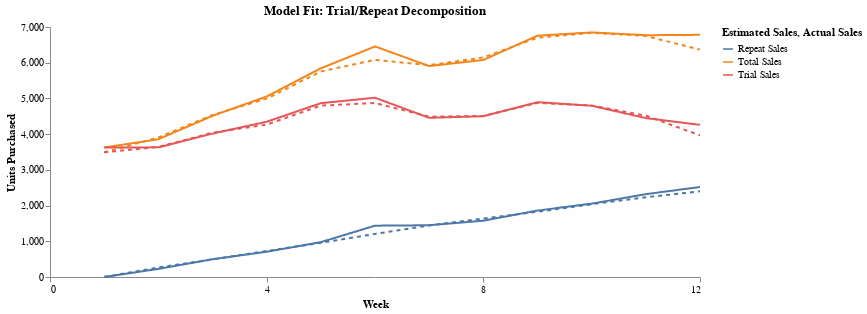

The code cell stored with this chart in its notebook:
### Code cell
e_total_sales = e_weekly_sales[:12]
e_trial_sales = mean_weekly_unit_purchases.diagonal() * incr_triers
e_repeat_sales = e_total_sales - e_trial_sales

e_weekly_sales_df = pl.DataFrame({'Week': trial_weeks, 
                               'Total Sales': e_total_sales, 
                               'Trial Sales': e_trial_sales, 
                               'Repeat Sales': e_repeat_sales})

e_weekly_sales_df = e_weekly_sales_df.unpivot(index='Week', on=['Total Sales', 'Trial Sales', 'Repeat Sales'], variable_name='Estimated Sales', value_name='Sales')

weekly_sales_df = (
    CDNOW_master
    .with_columns(((pl.col('PurchDay') - 1) // 7 + 1).alias('Week'))  
    .group_by('Week')
    .agg(pl.col('Quant').sum().alias('Total Sales'))
    .sort('Week')
    .filter(pl.col('Week') <= 12)
    .join(other=weeklytrierquant, on='Week', how='left')
    .with_columns((pl.col('Total Sales') - pl.col('Triers Quant')).alias('Repeat Sales'))
    .rename({'Triers Quant': 'Trial Sales'})
)

weekly_sales_df = weekly_sales_df.unpivot(index='Week', on=['Total Sales', 'Trial Sales', 'Repeat Sales'], variable_name='Actual Sales', value_name='Sales')

forecasted_chart = (
    ChartTemp(e_weekly_sales_df)
    .line_encode(y_col='Sales', y_title='Units Purchased',  color='Estimated Sales:N', x_range=12, dash=[4,4])
)

actual_chart = (
    ChartTemp(weekly_sales_df.collect())
    .line_encode(y_col='Sales', y_title='Units Purchased',  color='Actual Sales:N', x_range=12)
)

chart = forecasted_chart + actual_chart

layered_line_prop(chart=chart, title="Model Fit: Trial/Repeat Decomposition")

### Figure 1 — Vega-Lite specification as saved in the notebook (floating-point values rounded to 4 significant figures)
{"$schema": "https://vega.github.io/schema/vega-lite/v5.20.1.json", "config": {"axisX": {"grid": false}, "axisY": {"grid": false}, "view": {"continuousHeight": 300, "continuousWidth": 300, "stroke": null}}, "datasets": {"data-1582f701f20e8e83906b4221087dd442": [{"Estimated Sales": "Total Sales", "Sales": 3491.0, "Week": 1}, {"Estimated Sales": "Total Sales", "Sales": 3908.0, "Week": 2}, {"Estimated Sales": "Total Sales", "Sales": 4536.0, "Week": 3}, {"Estimated Sales": "Total Sales", "Sales": 4995.0, "Week": 4}, {"Estimated Sales": "Total Sales", "Sales": 5755.0, "Week": 5}, {"Estimated Sales": "Total Sales", "Sales": 6079.0, "Week": 6}, {"Estimated Sales": "Total Sales", "Sales": 5932.0, "Week": 7}, {"Estimated Sales": "Total Sales", "Sales": 6147.0, "Week": 8}, {"Estimated Sales": "Total Sales", "Sales": 6700.0, "Week": 9}, {"Estimated Sales": "Total Sales", "Sales": 6838.0, "Week": 10}, {"Estimated Sales": "Total Sales", "Sales": 6749.0, "Week": 11}, {"Estimated Sales": "Total Sales", "Sales": 6366.0, "Week": 12}, {"Estimated Sales": "Trial Sales", "Sales": 3491.0, "Week": 1}, {"Estimated Sales": "Trial Sales", "Sales": 3641.0, "Week": 2}, {"Estimated Sales": "Trial Sales", "Sales": 4041.0, "Week": 3}, {"Estimated Sales": "Trial Sales", "Sales": 4267.0, "Week": 4}, {"Estimated Sales": "Trial Sales", "Sales": 4799.0, "Week": 5}, {"Estimated Sales": "Trial Sales", "Sales": 4872.0, "Week": 6}, {"Estimated Sales": "Trial Sales", "Sales": 4489.0, "Week": 7}, {"Estimated Sales": "Trial Sales", "Sales": 4511.0, "Week": 8}, {"Estimated Sales": "Trial Sales", "Sales": 4875.0, "Week": 9}, {"Estimated Sales": "Trial Sales", "Sales": 4801.0, "Week": 10}, {"Estimated Sales": "Trial Sales", "Sales": 4517.0, "Week": 11}, {"Estimated Sales": "Trial Sales", "Sales": 3967.0, "Week": 12}, {"Estimated Sales": "Repeat Sales", "Sales": 0, "Week": 1}, {"Estimated Sales": "Repeat Sales", "Sales": 266.1, "Week": 2}, {"Estimated Sales": "Repeat Sales", "Sales": 495.0, "Week": 3}, {"Estimated Sales": "Repeat Sales", "Sales": 727.9, "Week": 4}, {"Estimated Sales": "Repeat Sales", "Sales": 956.0, "Week": 5}, {"Estimated Sales": "Repeat Sales", "Sales": 1207.0, "Week": 6}, {"Estimated Sales": "Repeat Sales", "Sales": 1443.0, "Week": 7}, {"Estimated Sales": "Repeat Sales", "Sales": 1636.0, "Week": 8}, {"Estimated Sales": "Repeat Sales", "Sales": 1826.0, "Week": 9}, {"Estimated Sales": "Repeat Sales", "Sales": 2037.0, "Week": 10}, {"Estimated Sales": "Repeat Sales", "Sales": 2232.0, "Week": 11}, {"Estimated Sales": "Repeat Sales", "Sales": 2398.0, "Week": 12}], "data-1b1a69d25392ff50073fe6b520106f43": [{"Actual Sales": "Total Sales", "Sales": 3627, "Week": 1}, {"Actual Sales": "Total Sales", "Sales": 3857, "Week": 2}, {"Actual Sales": "Total Sales", "Sales": 4512, "Week": 3}, {"Actual Sales": "Total Sales", "Sales": 5054, "Week": 4}, {"Actual Sales": "Total Sales", "Sales": 5843, "Week": 5}, {"Actual Sales": "Total Sales", "Sales": 6456, "Week": 6}, {"Actual Sales": "Total Sales", "Sales": 5906, "Week": 7}, {"Actual Sales": "Total Sales", "Sales": 6077, "Week": 8}, {"Actual Sales": "Total Sales", "Sales": 6757, "Week": 9}, {"Actual Sales": "Total Sales", "Sales": 6848, "Week": 10}, {"Actual Sales": "Total Sales", "Sales": 6770, "Week": 11}, {"Actual Sales": "Total Sales", "Sales": 6781, "Week": 12}, {"Actual Sales": "Trial Sales", "Sales": 3627, "Week": 1}, {"Actual Sales": "Trial Sales", "Sales": 3630, "Week": 2}, {"Actual Sales": "Trial Sales", "Sales": 4015, "Week": 3}, {"Actual Sales": "Trial Sales", "Sales": 4347, "Week": 4}, {"Actual Sales": "Trial Sales", "Sales": 4867, "Week": 5}, {"Actual Sales": "Trial Sales", "Sales": 5019, "Week": 6}, {"Actual Sales": "Trial Sales", "Sales": 4457, "Week": 7}, {"Actual Sales": "Trial Sales", "Sales": 4501, "Week": 8}, {"Actual Sales": "Trial Sales", "Sales": 4896, "Week": 9}, {"Actual Sales": "Trial Sales", "Sales": 4795, "Week": 10}, {"Actual Sales": "Trial Sales", "Sales": 4450, "Week": 11}, {"Actual Sales": "Trial Sales", "Sales": 4261, "Week": 12}, {"Actual Sales": "Repeat Sales", "Sales": 0, "Week": 1}, {"Actual Sales": "Repeat Sales", "Sales": 227, "Week": 2}, {"Actual Sales": "Repeat Sales", "Sales": 497, "Week": 3}, {"Actual Sales": "Repeat Sales", "Sales": 707, "Week": 4}, {"Actual Sales": "Repeat Sales", "Sales": 976, "Week": 5}, {"Actual Sales": "Repeat Sales", "Sales": 1437, "Week": 6}, {"Actual Sales": "Repeat Sales", "Sales": 1449, "Week": 7}, {"Actual Sales": "Repeat Sales", "Sales": 1576, "Week": 8}, {"Actual Sales": "Repeat Sales", "Sales": 1861, "Week": 9}, {"Actual Sales": "Repeat Sales", "Sales": 2053, "Week": 10}, {"Actual Sales": "Repeat Sales", "Sales": 2320, "Week": 11}, {"Actual Sales": "Repeat Sales", "Sales": 2520, "Week": 12}]}, "height": 250, "layer": [{"data": {"name": "data-1582f701f20e8e83906b4221087dd442"}, "encoding": {"color": {"field": "Estimated Sales", "type": "nominal"}, "x": {"axis": {"labelExpr": "datum.value", "title": "Week", "values": [0, 4, 8, 12]}, "field": "Week", "scale": {"domain": [0, 12]}, "type": "quantitative"}, "y": {"field": "Sales", "scale": {}, "title": "Units Purchased", "type": "quantitative"}}, "mark": {"strokeDash": [4, 4], "strokeWidth": 2, "type": "line"}}, {"data": {"name": "data-1b1a69d25392ff50073fe6b520106f43"}, "encoding": {"color": {"field": "Actual Sales", "type": "nominal"}, "x": {"axis": {"labelExpr": "datum.value", "title": "Week", "values": [0, 4, 8, 12]}, "field": "Week", "scale": {"domain": [0, 12]}, "type": "quantitative"}, "y": {"field": "Sales", "scale": {}, "title": "Units Purchased", "type": "quantitative"}}, "mark": {"strokeDash": [1, 0], "strokeWidth": 2, "type": "line"}}], "title": "Model Fit: Trial/Repeat Decomposition", "width": 650}
